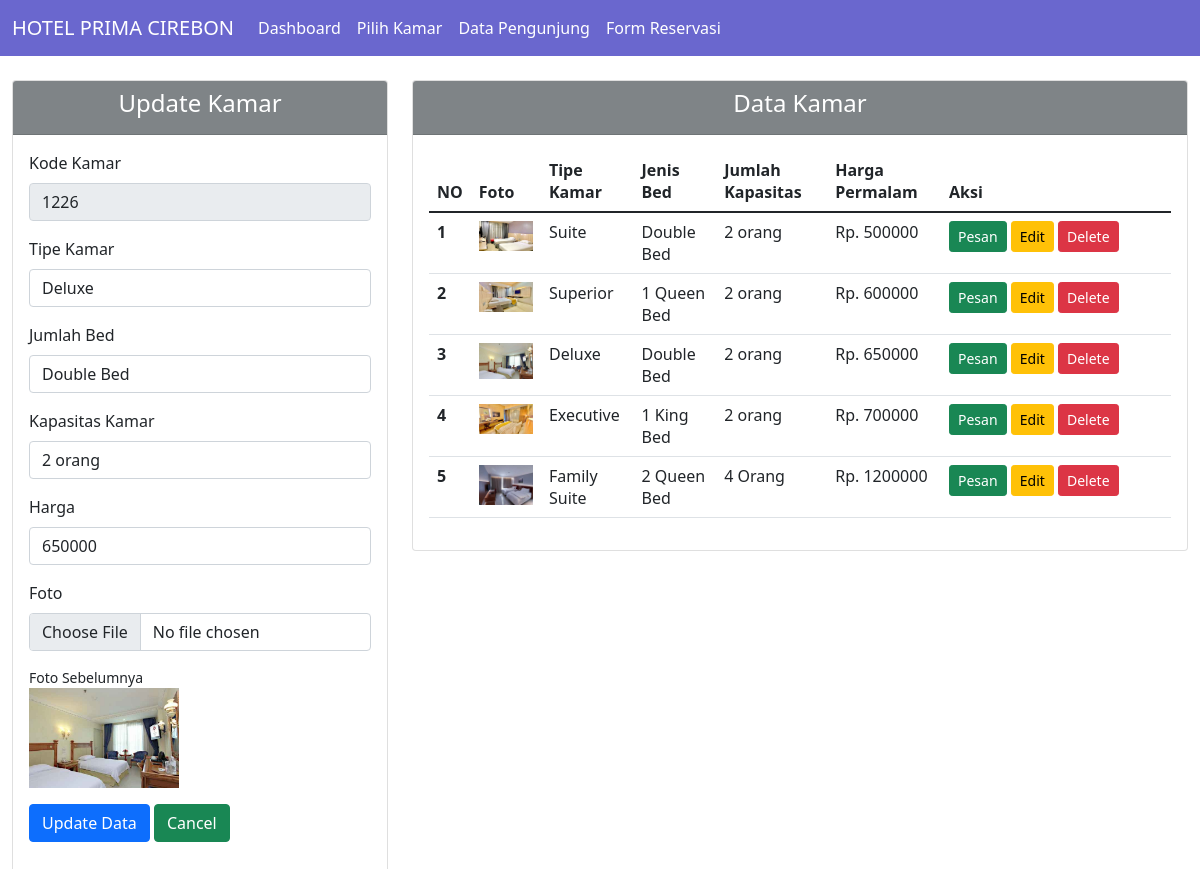
The app's page /data_kamar.php?edit=update&&id=1226 with its own data.
### tables this page shows
CREATE TABLE `data_kamar` (
  `kd_kamar` int(11) NOT NULL,
  `tipe` varchar(40) NOT NULL,
  `bed` varchar(40) NOT NULL,
  `kapasitas` varchar(40) NOT NULL,
  `harga` int(11) NOT NULL,
  `foto` text NOT NULL
);

### database.php (called while the page is built, shortened)
<?php
class database
{
	var $host = "localhost";
	var $user = "root";
	var $pass = "root";
	var $db   = "20210120014_hotel";
	var $koneksi = "";
	function __construct()
	{
		$this->koneksi = mysqli_connect($this->host, $this->user, $this->pass, $this->db);
	}
	function data_kamar()
	{
		return mysqli_query($this->koneksi, "select * from data_kamar");
	}
	function tampil_update_kamar($kd_kamar)
	{
		return mysqli_fetch_array(mysqli_query($this->koneksi, "select * from data_kamar where kd_kamar='$kd_kamar' "));
	}
}

### data_kamar.php (the view, shortened to what this page needs)
<?php
class dashboard
{
    function __construct()
    {
        include "menu.php";
    }
}
include 'database.php';
$db = new database();
$data_kamar = $db->data_kamar();
?>
<!doctype html>
<html lang="en">
<head>
    <link href="https://cdn.jsdelivr.net/npm/bootstrap@5.1.3/dist/css/bootstrap.min.css" rel="stylesheet">
</head>
<body>
    <div class="container-fluid">
        <div class="row mt-4">
            <?php include('form_kamar.php'); ?>
            <div class="col-md-8">
                <div class="card">
                    <div class="card-header" style="background: #7F8487;">
                        <h4 class="text-center text-white">Data Kamar</h4>
                    </div>
                    <div class="card-body">
                        <table class="table">
                            <thead>
                                <tr>
                                    <th scope="col">NO</th>
                                    <th scope="col">Foto</th>
                                    <th scope="col">Tipe Kamar</th>
                                    <th scope="col">Jenis Bed</th>
                                    <th scope="col">Jumlah Kapasitas</th>
                                    <th scope="col">Harga Permalam</th>
                                    <th width="230px">Aksi</th>
                                </tr>
                            </thead>
                            <tbody>
                                <?php
                                $no = 1;
                                foreach ($data_kamar as $row) {
                                ?>
                                    <tr>
                                        <th><?php echo $no++; ?></th>
                                        <td>
                                            <img src="./doc/<?php echo "$row[foto]"; ?>" width="100px" class="img-fluid" alt="<?php echo "$row[foto]"; ?>">
                                        </td>
                                        <td><?php echo "$row[tipe]"; ?></td>
                                        <td><?php echo "$row[bed]"; ?></td>
                                        <td><?php echo "$row[kapasitas]"; ?></td>
                                        <td>Rp. <?php echo "$row[harga]"; ?></td>
                                        <td>
                                            <?php echo "<a href='data_reservasi.php?kamar=$row[kd_kamar]' class='btn btn-sm btn-success'>Pesan</a>"; ?>
                                            <a name="" id="" class="btn btn-sm btn-warning" href="data_kamar.php?edit=update&&id=<?= $row['kd_kamar']; ?>" role="button">Edit</a>
                                            <a name="" id="" class="btn btn-sm btn-danger" href="proses_kamar.php?aksi=delete&&id=<?= $row['kd_kamar']; ?>" role="button">Delete</a>
                                        </td>
                                    </tr>
                                <?php
                                }
                                ?>
                            </tbody>
                        </table>
                    </div>
                </div>
            </div>
        </div>
    </div>
</body>
</html>

### form_kamar.php (shortened to what this page needs)
<?php
function update_data()
{
  $db = new database();
  $kd_kamar = $_GET['id'];
  $data_kamar = $db->tampil_update_kamar($kd_kamar);
?>
  <div class="col-md-4">
    <div class="card">
      <div class="card-header" style="background: #7F8487;">
        <h4 class="text-center text-white">Update Kamar</h4>
      </div>
      <div class="card-body">
        <form method="POST" action="<?php echo "proses_kamar.php?aksi=update"; ?>" enctype="multipart/form-data">
          <div class="form-group mb-3">
            <label class="form-label">Kode Kamar</label>
            <input type="text" name="kd_kamar" class="form-control" value="<?php echo $data_kamar['kd_kamar'] ?>" readonly>
          </div>
          <div class="form-group mb-3">
            <label class="form-label">Tipe Kamar</label>
            <input type="text" name="tipe" class="form-control" value="<?php echo $data_kamar['tipe'] ?>">
          </div>
          <div class="form-group mb-3">
            <label class="form-label">Jumlah Bed</label>
            <input type="text" name="bed" class="form-control" value="<?php echo $data_kamar['bed'] ?>">
          </div>
          <div class="form-group mb-3">
            <label class="form-label">Kapasitas Kamar</label>
            <input type="text" name="kapasitas" class="form-control" value="<?php echo $data_kamar['kapasitas'] ?>">
          </div>
          <div class="form-group mb-3">
            <label class="form-label">Harga</label>
            <input type="text" name="harga" class="form-control" value="<?php echo $data_kamar['harga'] ?>">
          </div>
          <div class="form-group mb-3">
            <label class="form-label">Foto</label>
            <input type="file" name="foto" class="form-control mb-2" required>
          </div>
          <div class="form-group mb-3">
            <small>Foto Sebelumnya</small><br>
            <img src="./doc/<?php echo "$data_kamar[foto]"; ?>" width="150px" class="img-fluid" alt="<?php echo "$data_kamar[foto]"; ?>">
          </div>
          <div class="form-group mb-3">
            <input type="submit" name="simpan" class="btn btn-primary" value="Update Data">
            <a herf="data_kamar.php" class="btn btn-success ">Cancel</a>
          </div>
        </form>
      </div>
    </div>
  </div>
<?php }
?>
<?php
$edit = $_GET['edit'];
if ($edit == "update") {
  update_data();
} else {
  tambah_data();
}
?>

### records on screen
data_kamar: kd_kamar "1226", tipe "Deluxe", bed "Double Bed", kapasitas "2 orang", harga "650000", shows a picture
data_kamar: foto (picture), tipe "Suite", bed "Double Bed", kapasitas "2 orang", harga "500000"
data_kamar: foto (picture), tipe "Superior", bed "1 Queen Bed", kapasitas "2 orang", harga "600000"
data_kamar: foto (picture), tipe "Executive", bed "1 King Bed", kapasitas "2 orang", harga "700000"
data_kamar: foto (picture), tipe "Family Suite", bed "2 Queen Bed", kapasitas "4 Orang", harga "1200000"
